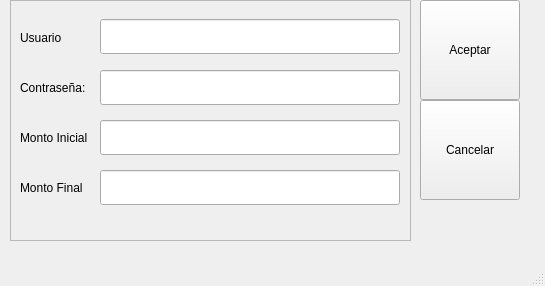
<?xml version="1.0" encoding="UTF-8"?>
<ui version="4.0">
 <class>abrirCaja</class>
 <widget class="QMainWindow" name="abrirCaja">
  <property name="geometry">
   <rect>
    <x>0</x>
    <y>0</y>
    <width>545</width>
    <height>286</height>
   </rect>
  </property>
  <property name="windowTitle">
   <string>MainWindow</string>
  </property>
  <widget class="QWidget" name="centralwidget">
   <widget class="QFrame" name="frame">
    <property name="geometry">
     <rect>
      <x>10</x>
      <y>0</y>
      <width>401</width>
      <height>241</height>
     </rect>
    </property>
    <property name="frameShape">
     <enum>QFrame::StyledPanel</enum>
    </property>
    <property name="frameShadow">
     <enum>QFrame::Raised</enum>
    </property>
    <widget class="QLineEdit" name="lineEdit">
     <property name="geometry">
      <rect>
       <x>90</x>
       <y>120</y>
       <width>300</width>
       <height>35</height>
      </rect>
     </property>
    </widget>
    <widget class="QLabel" name="label_2">
     <property name="geometry">
      <rect>
       <x>10</x>
       <y>70</y>
       <width>81</width>
       <height>35</height>
      </rect>
     </property>
     <property name="text">
      <string>Contraseña:</string>
     </property>
    </widget>
    <widget class="QLabel" name="label">
     <property name="geometry">
      <rect>
       <x>10</x>
       <y>120</y>
       <width>81</width>
       <height>35</height>
      </rect>
     </property>
     <property name="text">
      <string>Monto Inicial</string>
     </property>
    </widget>
    <widget class="QLineEdit" name="lineEdit_2">
     <property name="geometry">
      <rect>
       <x>90</x>
       <y>19</y>
       <width>300</width>
       <height>35</height>
      </rect>
     </property>
    </widget>
    <widget class="QLabel" name="label_3">
     <property name="geometry">
      <rect>
       <x>10</x>
       <y>20</y>
       <width>47</width>
       <height>35</height>
      </rect>
     </property>
     <property name="text">
      <string>Usuario</string>
     </property>
    </widget>
    <widget class="QLineEdit" name="lineEdit_3">
     <property name="geometry">
      <rect>
       <x>90</x>
       <y>70</y>
       <width>300</width>
       <height>35</height>
      </rect>
     </property>
    </widget>
    <widget class="QLabel" name="label_4">
     <property name="geometry">
      <rect>
       <x>10</x>
       <y>170</y>
       <width>81</width>
       <height>35</height>
      </rect>
     </property>
     <property name="text">
      <string>Monto Final</string>
     </property>
    </widget>
    <widget class="QLineEdit" name="lineEdit_4">
     <property name="geometry">
      <rect>
       <x>90</x>
       <y>170</y>
       <width>300</width>
       <height>35</height>
      </rect>
     </property>
    </widget>
   </widget>
   <widget class="QPushButton" name="pushButton">
    <property name="geometry">
     <rect>
      <x>420</x>
      <y>0</y>
      <width>100</width>
      <height>100</height>
     </rect>
    </property>
    <property name="text">
     <string>Aceptar</string>
    </property>
   </widget>
   <widget class="QPushButton" name="pushButton_2">
    <property name="geometry">
     <rect>
      <x>420</x>
      <y>100</y>
      <width>100</width>
      <height>100</height>
     </rect>
    </property>
    <property name="text">
     <string>Cancelar</string>
    </property>
   </widget>
  </widget>
  <widget class="QMenuBar" name="menubar">
   <property name="geometry">
    <rect>
     <x>0</x>
     <y>0</y>
     <width>545</width>
     <height>22</height>
    </rect>
   </property>
  </widget>
  <widget class="QStatusBar" name="statusbar"/>
 </widget>
 <resources/>
 <connections/>
</ui>
